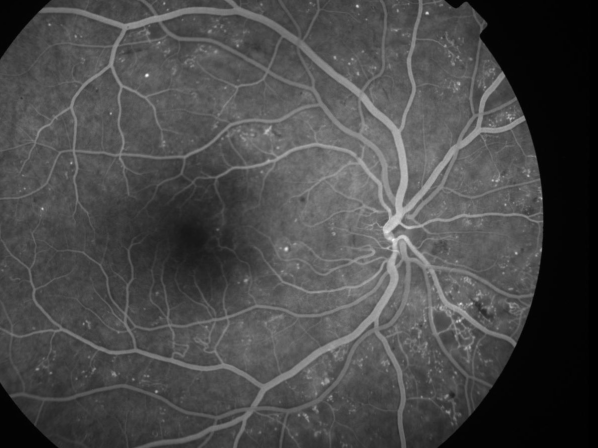
#> input picture Image registration using simpleITK of a retinography and angiography/images/A1.png, 1195 x 896 px (shown at 1/2 size); its folder holds only this picture in this run
$ jupyter execute --allow-errors 'Image registration.ipynb'
#> lines starting #> are read from the running program, lines starting #| are printed output that depends on the picture
#> further down, fix_image is the input picture: shape (896, 1195); min 0, max 253, mean 73.3
#> `fix_image = cv2.bilateralFilter(fix_image,39,75,75)`:
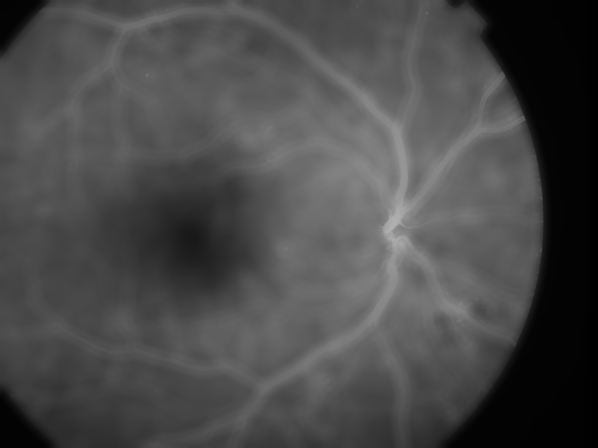
#> fix_image: shape (896, 1195) (shown at 1/2 size); min 0, max 177, mean 73.2
#> `sato_i = sato(fix_image, black_ridges=False).astype(np.float32)`:
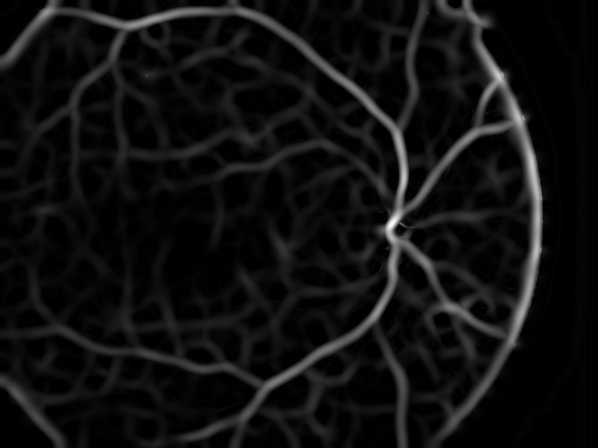
#> sato_i: shape (896, 1195) float32 (shown at 1/2 size); min 0, max 18, mean 1.13; drawn with min black and max white
### Llamada a las funciones del notebook

Imágenes 2D.

[cell 1]
import SimpleITK as sitk
import matplotlib.pyplot as plt
from ipywidgets import interact, fixed
from IPython.display import clear_output
import numpy as np
import os
import cv2
from skimage.filters import sato

# Visualizar imágenes
# [35 lines left out: functions display_images_with_alpha, start_plot, end_plot, plot_values, not called in this run]

# Callback invoked when the sitkMultiResolutionIterationEvent happens, update the index into the
# metric_values list.
def update_multires_iterations():
    global metric_values, multires_iterations
    multires_iterations.append(len(metric_values))

### Cargar imágenes y inicializar

Cambiar la ruta establecida donde se tengan guardadas las imágenes, inicializamos la transformada y visualizamos de donde parte nuestro alineamiento. Utilizamos el filtro de sato para segmentar los vasos.

[cell 2]
os.chdir("images/")

[cell 3]
# Cargar las imágenes y las máscaras a utilizar
fixed_image = []
fixed_image_real = []
moving_image = []
moving_image_real = []
mask1 = []
mask2 = []

#> (the rest of this cell did not finish here and is left out)

### Funciones de registro y registro para demons

[cell 4]
# [96 lines left out: functions registro, smooth_and_resample, multiscale_demons, not called in this run]

### Ejecutar el algortimo de registro con las diferentes opciones consideradas

[cell 5]
transforms = []
interpoladores = [sitk.sitkLinear, sitk.sitkCosineWindowedSinc]
nombres = ["Linear", "CosineWindow"]
metri = []
stop_c = []

#> (the rest of this cell did not finish here and is left out)

[cell 6]
# Prints de los valores finales en las métricas
print("Interpolator      ", nombres * 3)
print("Final metric value", metri)

### Registros finales obtenidos

Solo para modelos de transformaciones rígidas

[cell 7]
moving_resampled2 = []
con = 0
cuen = 0

for i in range(0,len(transforms)):
    movi = sitk.Resample(moving_image_real[cuen], fixed_image_real[cuen], transforms[i], interpoladores[con], 0.0, moving_image_real[cuen].GetPixelID())
    moving_resampled2.append(movi)
    print(nombres[con])
    interact(display_images_with_alpha, alpha=(0.0,1.0,0.05), fixed = fixed(fixed_image_real[cuen]), moving=fixed(movi))
    if con == 1:
        cuen += 1
    con += 1
    if con == 2:
        con = 0

$ run again, on Image registration using simpleITK of a retinography and angiography/images/A2.png
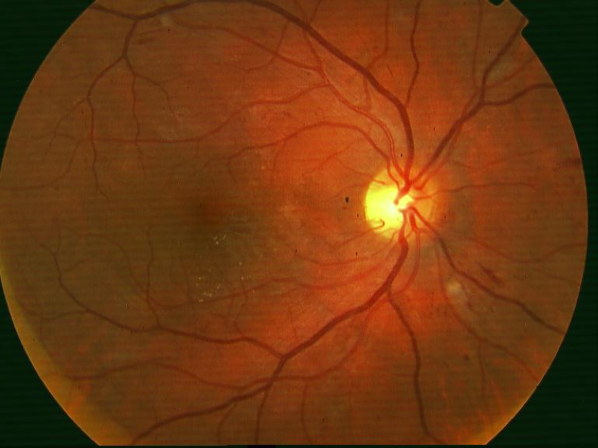
#> input picture Image registration using simpleITK of a retinography and angiography/images/A2.png, 1195 x 896 px (shown at 1/2 size)
#> `moved_image = cv2.imread(a + "2.png", 0)`:
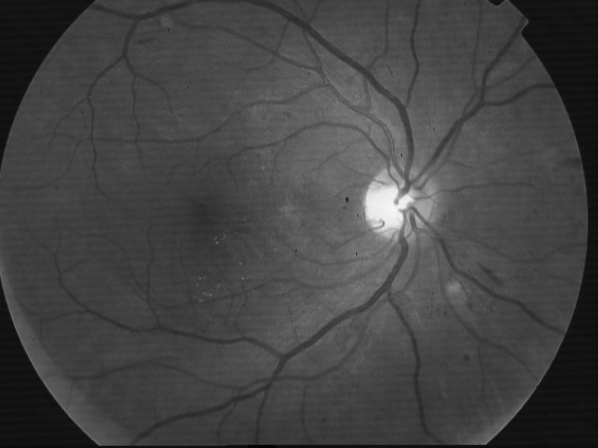
#> moved_image: shape (896, 1195) (shown at 1/2 size); min 0, max 249, mean 68
